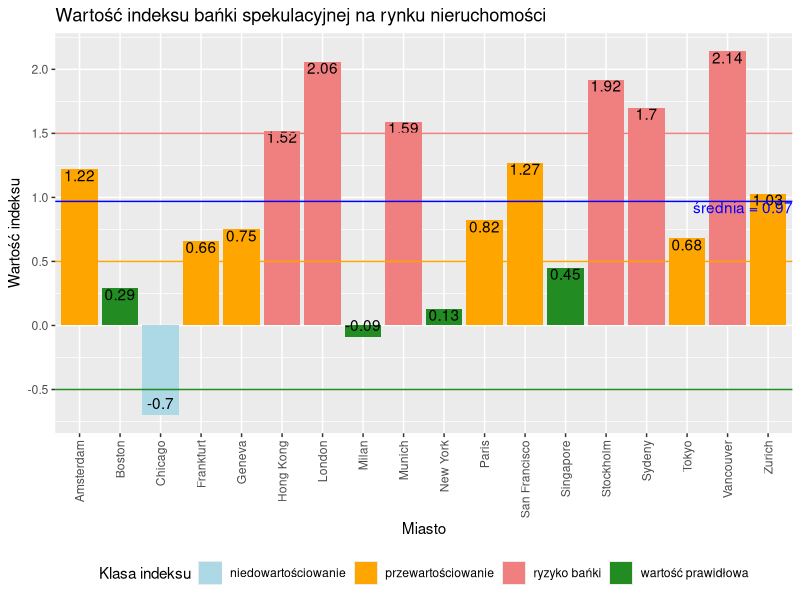

Here is the R script that generated this plot:
## ---- chunk 1
knitr::opts_chunk$set(echo = TRUE)
## ---- chunk 2

if(!require(ggplot2)){
  install.packages("ggplot2");
}
if(!require(ggrepel)){
  install.packages("ggrepel");
}

library(ggplot2)
library(ggrepel)

dane <- data.frame(miasto = c("Vancouver", "San Francisco", "Chicago", "Boston", "New York", "London", "Paris", "Stockholm", "Amsterdam", "Geneva", "Frankfurt", "Zurich", "Milan", "Munich", "Singapore", "Tokyo", "Hong Kong", "Sydeny"),
                   wartość = c(2.14, 1.27, -0.7, 0.29, 0.13, 2.06, 0.82, 1.92, 1.22, 0.75, 0.66, 1.03, -0.09, 1.59, 0.45, 0.68, 1.52, 1.70))

dane$klasa <- ifelse(dane$wartość > 1.5,"ryzyko bańki", 
                     ifelse(dane$wartość > 0.5, "przewartościowanie",
                            ifelse(dane$wartość > -0.5, "wartość prawidłowa", "niedowartościowanie")))

wartość_średnia <- round(mean(dane$wartość), digits = 2)

ggplot(dane, aes(x = miasto)) +
  geom_bar(aes(weight = wartość, fill = klasa), position = "identity") +
  geom_text(aes(x=miasto, y=wartość, ymax=wartość, label=wartość, 
                vjust=ifelse(sign(wartość)>0, 1, -0.5))) + 
  
  scale_fill_manual(values=c("lightblue", "orange1", "lightcoral", "forestgreen"), name = "Klasa indeksu") +
  geom_hline(aes(yintercept = 1.5), col="lightcoral") + 
  geom_hline(aes(yintercept = 0.5), col="orange1") + 
  geom_hline(aes(yintercept = -0.5), col="forestgreen") + 
  #geom_hline(aes(yintercept = -1a.5), col="lightblue") + 
  geom_hline(aes(yintercept = mean(dane$wartość)), col="blue") +
  annotate("text", x = length(dane$miasto), y = wartość_średnia, col="blue", 
           label = paste("średnia = ", wartość_średnia, sep=""),
           vjust = 1, hjust = 0.75)+
  
  scale_y_continuous(breaks= seq(-1.5, 2.5, 0.5)) +
  labs(title = "Wartość indeksu bańki spekulacyjnej na rynku nieruchomości", 
       x = "Miasto", 
       y = "Wartość indeksu") +
  theme(axis.text.x = element_text(angle = 90, hjust = 1, vjust = 0.5),
        legend.position="bottom")

